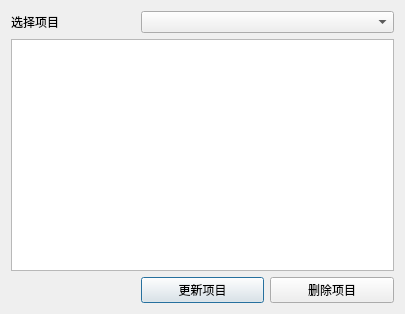
<?xml version="1.0" encoding="UTF-8"?>
<ui version="4.0">
 <class>ProjectSetting</class>
 <widget class="QDialog" name="ProjectSetting">
  <property name="geometry">
   <rect>
    <x>0</x>
    <y>0</y>
    <width>405</width>
    <height>314</height>
   </rect>
  </property>
  <property name="windowTitle">
   <string>Dialog</string>
  </property>
  <layout class="QGridLayout" name="gridLayout_2">
   <item row="0" column="0">
    <layout class="QGridLayout" name="gridLayout">
     <item row="0" column="0">
      <widget class="QLabel" name="label">
       <property name="text">
        <string>选择项目</string>
       </property>
       <property name="buddy">
        <cstring>comboBox</cstring>
       </property>
      </widget>
     </item>
     <item row="2" column="1">
      <widget class="QPushButton" name="updateBtn">
       <property name="text">
        <string>更新项目</string>
       </property>
      </widget>
     </item>
     <item row="2" column="2">
      <widget class="QPushButton" name="deleteBtn">
       <property name="text">
        <string>删除项目</string>
       </property>
      </widget>
     </item>
     <item row="0" column="1" colspan="2">
      <widget class="QComboBox" name="comboBox"/>
     </item>
     <item row="1" column="0" colspan="3">
      <widget class="QTableWidget" name="tableWidget"/>
     </item>
    </layout>
   </item>
  </layout>
 </widget>
 <resources/>
 <connections/>
</ui>
